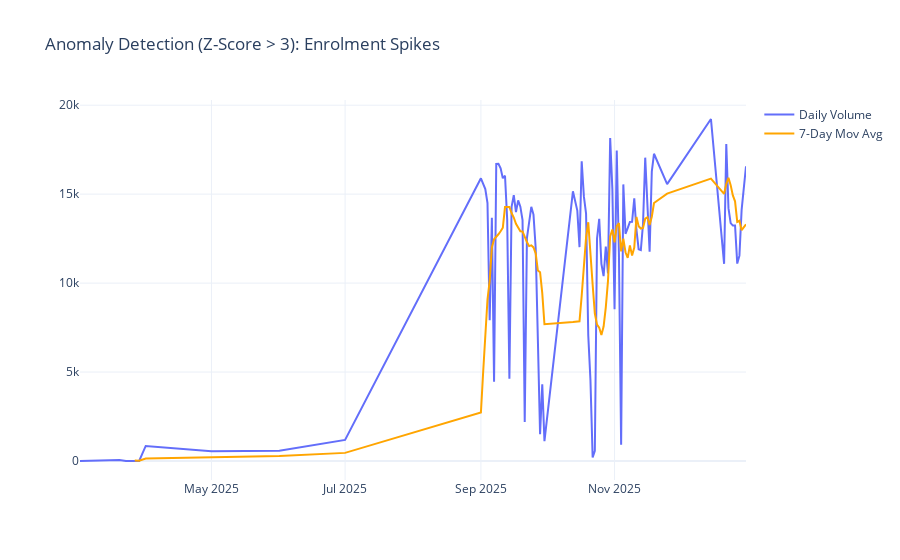

Source (notebook cell):
### Markdown cell above
### Anomaly Detection
##### Identify days where activity spiked > 3 Standard Deviations above the rolling average.

### Code cell
def detect_temporal_anomalies(df, dataset_name, window=7, threshold=3):
    # 1. Aggregate Daily
    daily = df.groupby('date').size().reset_index(name='Count')
    
    # 2. Calculate Rolling Mean & Std Dev
    daily['Rolling_Mean'] = daily['Count'].rolling(window=window).mean()
    daily['Rolling_Std'] = daily['Count'].rolling(window=window).std()
    
    # 3. Define Anomaly Threshold (Mean + 3*Std)
    daily['Upper_Bound'] = daily['Rolling_Mean'] + (threshold * daily['Rolling_Std'])
    daily['Lower_Bound'] = daily['Rolling_Mean'] - (threshold * daily['Rolling_Std'])
    
    # 4. Flag Anomalies
    anomalies = daily[daily['Count'] > daily['Upper_Bound']]
    
    print(f"--- {dataset_name} Anomaly Report ---")
    print(f"Number of Suspicious Spikes Detected: {len(anomalies)}")
    if not anomalies.empty:
        print(anomalies[['date', 'Count', 'Rolling_Mean']].head(5).to_markdown())
    
    # 5. Visual Inspection
    fig = go.Figure()
    
    # Main Line
    fig.add_trace(go.Scatter(x=daily['date'], y=daily['Count'], mode='lines', name='Daily Volume'))
    
    # Rolling Mean
    fig.add_trace(go.Scatter(x=daily['date'], y=daily['Rolling_Mean'], 
                             line=dict(color='orange', width=2), name=f'{window}-Day Mov Avg'))
    
    # Anomalies
    fig.add_trace(go.Scatter(x=anomalies['date'], y=anomalies['Count'], 
                             mode='markers', name='Anomaly (Spike)',
                             marker=dict(color='red', size=10, symbol='x')))
    
    fig.update_layout(title=f"Anomaly Detection (Z-Score > {threshold}): {dataset_name}")
    fig.show()

detect_temporal_anomalies(df_enrolment, "Enrolment Spikes")
